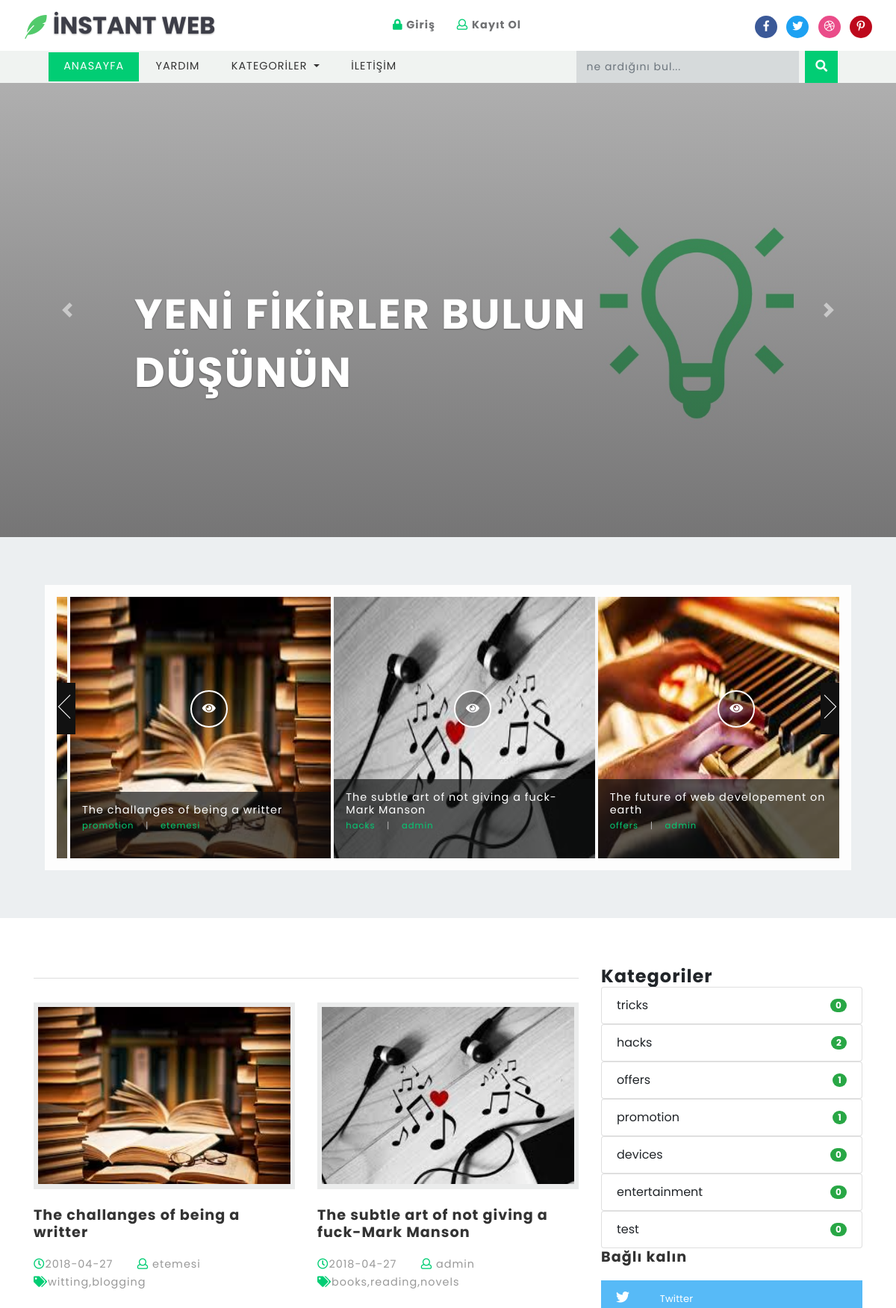
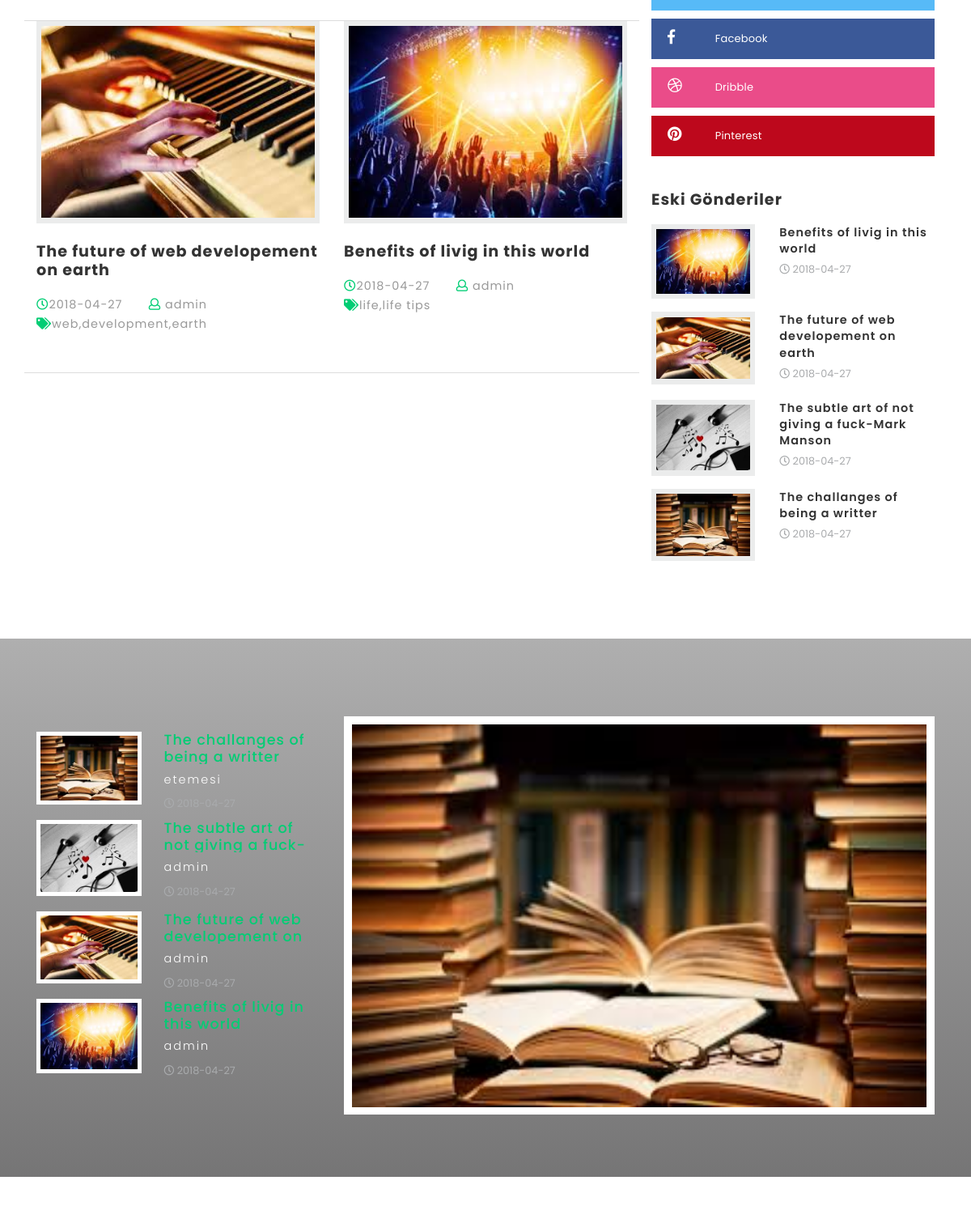
The page / (upper part) on the database its author committed (2 pictures, top to bottom).
### tables this page shows
CREATE TABLE `titles` (
  `id` int(10) UNSIGNED NOT NULL,
  `website_name` varchar(40) DEFAULT NULL,
  `tagline` varchar(40) DEFAULT NULL,
  `icon` varchar(40) DEFAULT NULL,
  `keywords` varchar(220) DEFAULT NULL,
  `short_description` varchar(200) DEFAULT NULL,
  `bannertext1` varchar(150) DEFAULT NULL,
  `bannertext2` varchar(150) DEFAULT NULL,
  `bannertext3` varchar(150) DEFAULT NULL,
  `bannertext4` varchar(150) DEFAULT NULL,
  `detailed_description` text DEFAULT NULL,
  `address` varchar(40) DEFAULT NULL,
  `email` varchar(80) DEFAULT NULL,
  `phone` varchar(40) DEFAULT NULL,
  `googlemap` varchar(255) DEFAULT NULL
);

CREATE TABLE `blogs` (
  `id` int(10) UNSIGNED NOT NULL,
  `title` varchar(190) NOT NULL,
  `tags` varchar(40) NOT NULL,
  `content` text NOT NULL,
  `photo` varchar(50) NOT NULL,
  `posted` varchar(40) NOT NULL,
  `date` date DEFAULT NULL,
  `author` varchar(40) DEFAULT NULL,
  `category` varchar(40) NOT NULL
);

CREATE TABLE `blog_categories` (
  `id` int(10) UNSIGNED NOT NULL,
  `name` varchar(40) NOT NULL
);

### libs/fetch_data.php (the view, shortened to what this page needs)
<?php
function countcategories(){
	require("database/db_connect.php");
	$sql="SELECT * FROM blog_categories LIMIT 10";
	if ($result=mysqli_query($con,$sql))
	{
		foreach ($result as $categoriescount => $categorydata) {
			$categoryid=$categorydata['id'];
			$sql="SELECT * FROM blogs WHERE category='$categoryid'";
			if ($result=mysqli_query($con,$sql)) {
				$rowcountcategory=mysqli_num_rows($result);
			}
			echo '<a href="./category.php?id='.$categoryid.'" style="color:unset"><li class="list-group-item d-flex justify-content-between align-items-center">
			'.$categorydata['name'].'
			<span class="badge badge-success badge-pill">'.$rowcountcategory.'</span>
			</li></a>';
		}
	}
}
function getbannertext($table,$position){
	require("database/db_connect.php");
	$sql="SELECT * FROM $table ";
	if ($result=mysqli_query($con,$sql))
	{
		foreach ($result as $titles => $bannertext) {
			if ($position==1) {
				echo ''.$bannertext['bannertext1'].'';
			}
			elseif ($position==2) {
				echo ''.$bannertext['bannertext2'].'';
			}
			elseif ($position==3) {
				echo ''.$bannertext['bannertext3'].'';
			}
			elseif ($position==4) {
				echo ''.$bannertext['bannertext4'].'';
			}
		}
	}
}
function getwebname($table){
	require("database/db_connect.php");
	$sql="SELECT * FROM $table ";
	if ($result=mysqli_query($con,$sql))
	{
		$rowcount=mysqli_num_rows($result);
		if ($rowcount==0) {
			echo 'No Name!!';
		}
		foreach ($result as $titles => $blogname) {
			echo ''.$blogname['website_name'].'';
		}
	}
}
function getlinks($table,$platform){
	require("database/db_connect.php");
	$sql="SELECT * FROM $table ";
	if ($result=mysqli_query($con,$sql))
	{
		$rowcount=mysqli_num_rows($result);
		if ($rowcount==0) {
			echo '#';
		}
		foreach ($result as $link => $site) {
			if ($platform=="facebook") {
				echo ''.$site['facebook'].'';
			}
			elseif ($platform=="twitter") {
				echo ''.$site['twitter'].'';
			}
			elseif ($platform=="googleplus") {
				echo ''.$site['googleplus'].'';
			}
			elseif ($platform=="pinterest") {
				echo ''.$site['pinterest'].'';
			}
			elseif ($platform=="dribble") {
				echo ''.$site['dribble'].'';
			}
		}
	}
}
function getcategoriesmenu($table)
{
	require("database/db_connect.php");
	$sql="SELECT * FROM $table ";
	if ($result=mysqli_query($con,$sql))
	{
		$rowcount=mysqli_num_rows($result);
		if ($rowcount==0) {
			echo 'No Categories';
		}
		foreach ($result as $blog_categories => $category) {
			echo '<a class="dropdown-item" href="category.php?id='.$category['id'].'">'.$category['name'].'</a>
			<div class="dropdown-divider"></div>';
		}
	}
}
function getbottomsliderposts($table){
	require("database/db_connect.php");
	$sql="SELECT * FROM $table WHERE posted='publish' ORDER BY id DESC LIMIT 3";
	if ($result=mysqli_query($con,$sql))
	{
		foreach ($result as $sliderposts => $slideritem) {
			$category_id=$slideritem['category'];
			$sql="SELECT * FROM blog_categories WHERE id='$category_id'";
			if ($result=mysqli_query($con,$sql))
			{
				foreach ($result as $results => $actualcategory) {
					$ctgry=$actualcategory['name'];
				}
			}
			echo '<li>
			<div class="blog-item">
			<img src="blogadmin/images/'.$slideritem['photo'].'" alt="fantastic cms" class="img-fluid" style="width:450px;height:350px"/>
			<button type="button" class="btn btn-primary play">
			<a href="single.php?id='.$slideritem['id'].'" style="text-decoration:none;color:white"><i class="fas fa-eye"></i></a>
			</button>
			<div class="floods-text">
			<h3>'.$slideritem['title'].'
			<span>'.$ctgry.'
			<label>|</label>
			<i>'.$slideritem['author'].'</i>
			</span>
			</h3>
			</div>
			</div>
			</li>';
		}
	}
}
function getblogridposts($table){
	require("database/db_connect.php");
	$sql="SELECT * FROM $table WHERE posted='publish' ORDER BY id DESC LIMIT 8";
	if ($result=mysqli_query($con,$sql))
	{
		foreach ($result as $bloggrid => $griditem) {
			echo '<div class="col-md-6 blog-grid-top">
			<div class="b-grid-top">
			<div class="blog_info_left_grid">
			<a href="single.php?id='.$griditem['id'].'">
			<img src="blogadmin/images/'.$griditem['photo'].'" class="img-fluid" alt="fantastic cms" style="width:350px;height:250px">
			</a>
			</div>
			<h3>
			<a href="single.php?id='.$griditem['id'].'">'.$griditem['title'].'</a>
			</h3>
			</div>
			<ul class="blog-icons">
			<li>
			<a href="#">
			<i class="far fa-clock"></i>'.$griditem['date'].'</a>
			</li>
			<li class="mx-2">
			<a href="#">
			<i class="far fa-user"></i> '.$griditem['author'].'</a>
			</li>
			<li>
			<a href="#">
			<i class="fas fa-tags"></i>'.$griditem['tags'].'</a>
			</li>
			</ul>
			</div>';
		}
	}
}
function getolderposts($table){
	require("database/db_connect.php");
	$sql="SELECT * FROM $table WHERE posted='publish' ORDER BY id ASC LIMIT 8";
	if ($result=mysqli_query($con,$sql))
	{
		foreach ($result as $olderposts => $op) {
			echo '<div class="blog-grids row mb-3">
			<div class="col-md-5 blog-grid-left">
			<a href="single.php?id='.$op['id'].'">
			<img src="blogadmin/images/'.$op['photo'].'" class="img-fluid" alt="fantastic cms">
			</a>
			</div>
			<div class="col-md-7 blog-grid-right">
			<h5>
			<a href="single.php?id='.$op['id'].'">'.$op['title'].'</a>
			</h5>
			<div class="sub-meta">
			<span>
			<i class="far fa-clock"></i> '.$op['date'].'</span>
			</div>
			</div>
			</div>';
		}
	}
}
function getfour($table){
	require("database/db_connect.php");
	$sql="SELECT * FROM $table ORDER BY id DESC LIMIT 4";
	if ($result=mysqli_query($con,$sql))
	{
		foreach ($result as $thefour => $fourdata) {
			echo '<li>
			<a href="blogadmin/images/'.$fourdata['photo'].'">
			<img src="blogadmin/images/'.$fourdata['photo'].'" alt="fantastic cms" data-desoslide-caption="<h3>Latest Post '.$fourdata['id'].'</h3>">
			<div class="mid-text-info">
			<h4 style="height:40px;overflow:hidden;text-overflow:ellipsis">'.$fourdata['title'].'</h4>
			<p>'.$fourdata['author'].'</p>
			<div class="sub-meta">
			<span>
			<i class="far fa-clock"></i> '.$fourdata['date'].'</span>
			</div>
			</div>
			</a>
			</li>';
		}
	}
}
?>

### css/style.css (style rules this page uses)
html, body { margin: 0; font-size: 100%; font-family: 'Poppins', sans-serif; background: #fff; }
body a { text-decoration: none; transition: 0.5s all; -webkit-transition: 0.5s all; -moz-transition: 0.5s all; -o-transition: 0.5s all; -ms-transition: 0.5s all; }
h1, h2, h3, h4, h5, h6 { margin: 0; font-family: 'Poppins', sans-serif; letter-spacing:1px; }
p { margin: 0; font-size: 0.9em; color: #777777; line-height: 2em; letter-spacing: 1px; font-weight: 300; }
ul { margin: 0; padding: 0; }
.carousel-caption span { display:block; }
.nbs-flexisel-item { float: left; margin:0 2px; padding: 0em; position: relative; line-height: 0px; }
.blog-item { position:relative; }
.floods-text { position: absolute; bottom:0%; left:0%; padding: 1em; background: rgba(14, 15, 16, 0.67); width:100%; }
.floods-text h3 { font-size:.9em; color:#fff; margin:0; font-weight:400; }
.floods-text h3 span { display: block; color: #01cd74; margin: .5em 0 1em; font-size: .8em; }
.floods-text h3 label { color: #B2B2B2; padding: 0 1em; }
.floods-text h3 i { font-style:normal; color:#01cd74; }
button.btn.btn-primary.play { width:50px; height:50px; border-radius: 50%; -webkit-border-radius: 50%; -moz-border-radius: 50%; -o-border-radius: 50%; -ms-border-radius: 50%; outline: none; cursor: pointer; border:2px solid #fff; background-color:rgba(0, 0, 0, 0.37); position:absolute; left:46%; bottom:50%; }
.b-grid-top { position: relative; }
.blog_info_left_grid { position: relative; overflow: hidden; }
.blog_info_left_grid img { -moz-transition: all 1s; -o-transition: all 1s; -webkit-transition: all 1s; transition: all 1s; background: #ebecec; padding: .4em; }
.blog-grid-top h3,.two-blog2 h3,h5.card-title { font-size: 1.2em; margin: 1.2em 0 1em 0; font-weight: 700; }
.blog-grid-top h3 a,.two-blog2 h3 a,h5.card-title a { color: #333333; }
.blog-grid-top { border-bottom: 1px solid #ddd; padding-bottom: 3em; }
ul.blog-icons li { display: inline-block; margin-right: 20px; list-style:none; }
ul.blog-icons a { font-size: 0.9em; letter-spacing: 1px; color: #999; }
ul.blog-icons i { color: #01cd74; }
.tech-btm img { background: #ebecec; padding: .4em; }
.tech-btm h5 { font-size: 0.9em; line-height: 1.4em; font-weight: 600; }
.tech-btm h5 a { color:#333; }
.sub-meta span { font-size: 0.8em; color: #a9abad; line-height: 2.5em; }
.list-inline> li { margin: 1.2em 0; display: block; padding: 0; }
.list-inline> li a { display: block; }
.mid-text-info h4 { color: #01cd74; font-size: 1.1em; }
.mid-text-info p { margin-top: 0.3em; letter-spacing: 2px; color: #fff; }
.list-inline> li a img { width: 37%; background: #ffffff; padding: .3em; }
.mid-text-info { float: right; width: 55%; }

### rows shown on the page
titles: bannertext1 "YENI FIKIRLER BULUN DÜŞÜNÜN"
blogs: photo (picture), title "The challanges of being a writter", author "etemesi", date "2018-04-27", tags "witting,blogging"
blog_categories: name "promotion", rowcountcategory "1"
blogs: photo (picture), title "The subtle art of not giving a fuck-Mark Manson", author "admin", date "2018-04-27", tags "books,reading,novels", title "The subtle art of not giving a…"
blog_categories: name "hacks", rowcountcategory "2"
blogs: photo (picture), title "The future of web developement on earth", author "admin", date "2018-04-27", tags "web,development,earth"
blog_categories: name "offers", rowcountcategory "1"
blogs: photo (picture), title "Benefits of livig in this world", date "2018-04-27", author "admin", tags "life,life tips"
blog_categories: name "tricks", rowcountcategory "0"
blog_categories: name "devices", rowcountcategory "0"
blog_categories: name "entertainment", rowcountcategory "0"
blog_categories: name "test", rowcountcategory "0"
